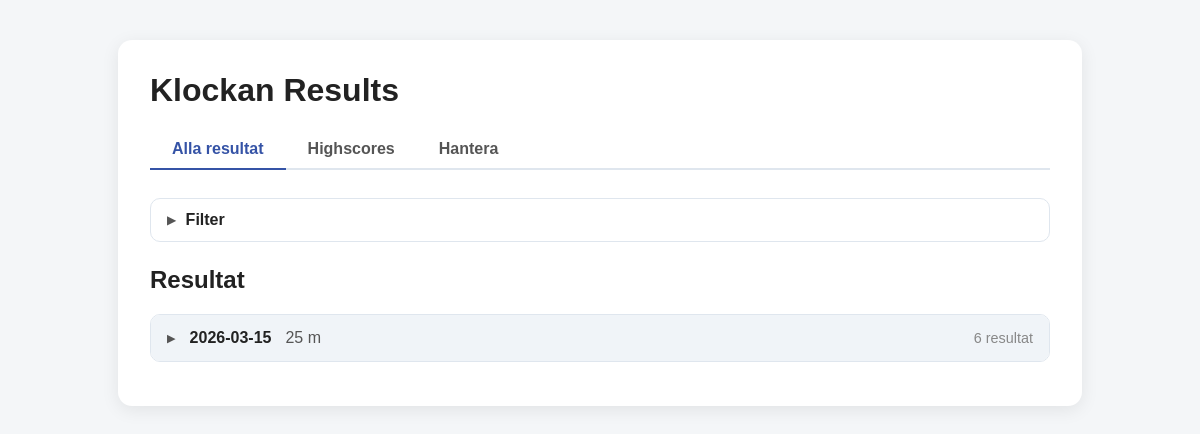
/, run on an earlier commit of the app's database.
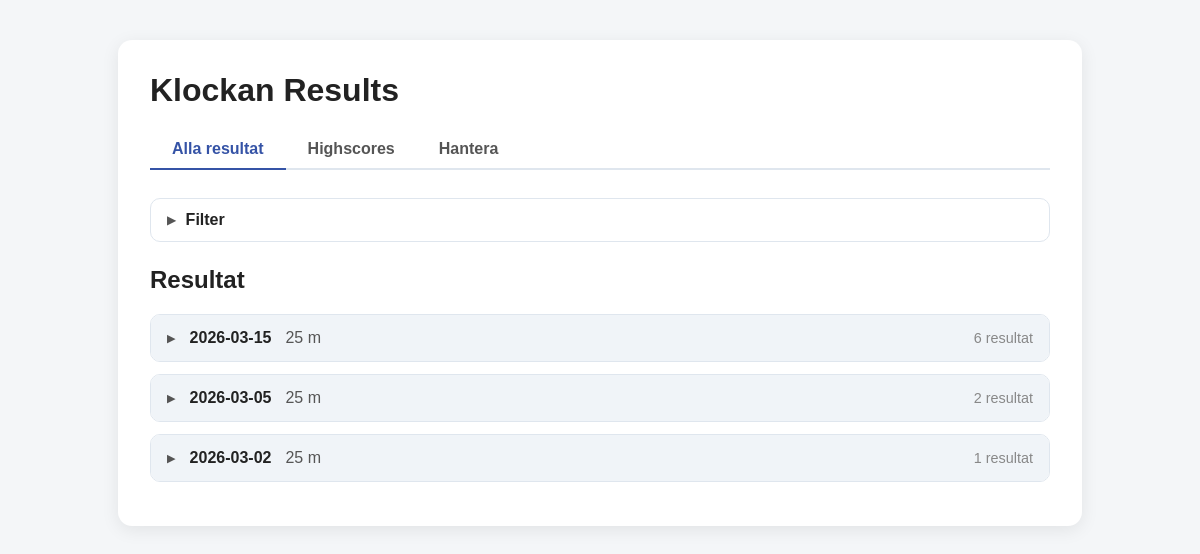
And on a later commit of the database.
### models.py (models this page shows, shortened)
class KlockanSession(db.Model):
    id = db.Column(db.Integer, primary_key=True)
    date = db.Column(db.String(20), nullable=False)
    pool_length = db.Column(db.String(20), nullable=False)
    max_rounds = db.Column(db.Integer, nullable=False)
    results = db.relationship("KlockanResult", backref="session", lazy=True, cascade="all, delete-orphan")

### app.py (the view)
@app.route("/")
def index():
    selected_swimmer = request.args.get("swimmer", "")
    selected_stroke = request.args.get("stroke", "")
    selected_equipment = request.args.get("equipment", "")
    selected_pool_length = request.args.get("pool_length", "")
    sort_by = request.args.get("sort_by", "result")
    sort_order = request.args.get("sort_order", "desc")
    selected_year = request.args.get("year", "")
    swimmers = Swimmer.query.order_by(Swimmer.name).all()
    all_years = sorted({s.date[:4] for s in KlockanSession.query.all()}, reverse=True)
    results = KlockanResult.query.join(Swimmer).join(KlockanSession).all()
    filtered_results = list(results)
    if selected_swimmer:
        filtered_results = [r for r in filtered_results if r.swimmer.name == selected_swimmer]
    if selected_stroke:
        filtered_results = [r for r in filtered_results if r.stroke == selected_stroke]
    if selected_equipment:
        filtered_results = [r for r in filtered_results if r.equipment == selected_equipment]
    if selected_pool_length:
        filtered_results = [r for r in filtered_results if r.session.pool_length == selected_pool_length]
    if selected_year:
        filtered_results = [r for r in filtered_results if r.session.date.startswith(selected_year)]
    reverse_sort = sort_order == "desc"
    if sort_by == "stroke":
        filtered_results = sorted(filtered_results, key=lambda x: x.stroke, reverse=reverse_sort)
    elif sort_by == "date":
        filtered_results = sorted(filtered_results, key=lambda x: x.session.date, reverse=reverse_sort)
    elif sort_by == "pool_length":
        filtered_results = sorted(
            filtered_results,
            key=lambda x: pool_length_sort_value(x.session.pool_length),
            reverse=reverse_sort
        )
    elif sort_by == "equipment":
        filtered_results = sorted(filtered_results, key=lambda x: x.equipment, reverse=reverse_sort)
    elif sort_by == "result":
        filtered_results = sorted(filtered_results, key=lambda x: x.failed_start_time, reverse=reverse_sort)
    session_groups = {}
    for result in filtered_results:
        sid = result.session_id
        if sid not in session_groups:
            session_groups[sid] = {"session": result.session, "results": []}
        session_groups[sid]["results"].append(result)
    sessions_with_results = sorted(
        session_groups.values(), key=lambda x: x["session"].date, reverse=True
    )
    for group in sessions_with_results:
        round_map = {}
        for result in group["results"]:
            rn = result.round_number
            if rn not in round_map:
                round_map[rn] = []
            round_map[rn].append(result)
        group["rounds"] = sorted(round_map.items())
    open_session_id = request.args.get("open_session", None)
    try:
        open_session_id = int(open_session_id) if open_session_id is not None else None
    except ValueError:
        open_session_id = None
    return render_template(
        "index.html",
        swimmers=swimmers,
        strokes=STROKES,
        equipment_options=EQUIPMENT_OPTIONS,
        pool_lengths=POOL_LENGTHS,
        stroke_labels=STROKE_LABELS,
        pool_length_labels=POOL_LENGTH_LABELS,
        all_years=all_years,
        sessions_with_results=sessions_with_results,
        has_results=bool(filtered_results),
        selected_swimmer=selected_swimmer,
        selected_stroke=selected_stroke,
        selected_equipment=selected_equipment,
        selected_pool_length=selected_pool_length,
        selected_year=selected_year,
        sort_by=sort_by,
        sort_order=sort_order,
        open_session_id=open_session_id,
    )

### app.py (called while the page is built)
@app.context_processor
def inject_labels():
    return {
        "stroke_labels": STROKE_LABELS,
        "pool_length_labels": POOL_LENGTH_LABELS,
    }

### templates/index.html (shortened to what this page needs)
{% extends 'base.html' %}
{% block content %}
{% set filters_active = selected_swimmer or selected_stroke or selected_equipment or selected_pool_length or selected_year %}
<details class="filter-details" {% if filters_active %}open{% endif %}>
    <summary class="filter-summary">
        Filter{% if filters_active %} <span class="filter-active-dot"></span>{% endif %}
    </summary>
</details>
<h2>Resultat</h2>
{% if has_results %}
    {% for group in sessions_with_results %}
    <details class="session-group" {% if open_session_id == group.session.id %}open{% endif %}>
        <summary class="session-summary">
            <span class="session-date">{{ group.session.date }}</span>
            <span class="session-pool">{{ pool_length_labels.get(group.session.pool_length, group.session.pool_length) }}</span>
            <span class="session-result-count">{{ group.results | length }} resultat</span>
        </summary>
    </details>
    {% endfor %}
{% else %}
    <p>Inga resultat matchar de valda filtren.</p>
{% endif %}
{% endblock %}

What changed in the data, as far as the page shows it:
added KlockanSession: session "2026-03-05", get "25 m"
added KlockanSession: session "2026-03-02", get "25 m"
Also different on the page:
new list line: "2 resultat"
new list line: "1 resultat"
